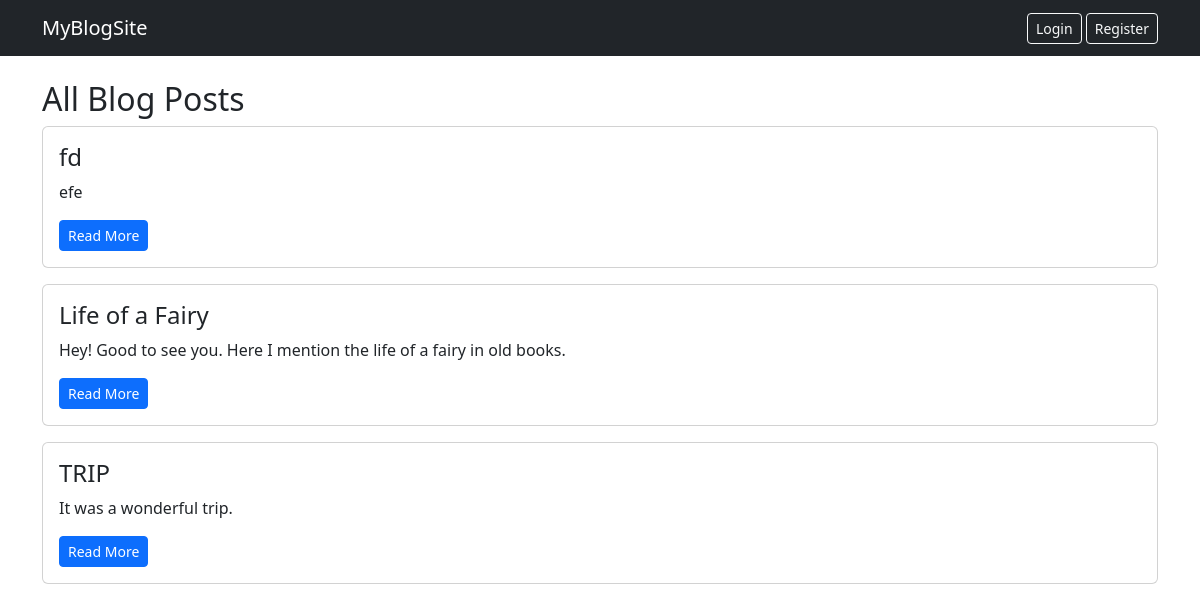
The page / on the database its author committed.
### blogapp/models.py (models this page shows, shortened)
class BlogPost(models.Model):
    title = models.CharField(max_length=255)
    content = models.TextField()
    image = models.ImageField(upload_to='post_images/', blank=True, null=True, validators=[
        FileExtensionValidator(['jpg', 'jpeg', 'png'])
    ])
    author = models.ForeignKey(User, on_delete=models.CASCADE)
    created_at = models.DateTimeField(auto_now_add=True)

### blogapp/views.py (the view)
# urls.py: path('', views.post_list, name='home'),
def post_list(request):
    posts = BlogPost.objects.all().order_by('-created_at')
    return render(request, 'blogapp/post_list.html', {'posts': posts})

### blogapp/templates/blogapp/post_list.html (shortened to what this page needs)
{% extends 'blogapp/base.html' %}
{% block content %}
<h2>All Blog Posts</h2>
{% for post in posts %}
  <div class="card mb-3">
    <div class="card-body">
      <h4>{{ post.title }}</h4>
      <p>{{ post.content|truncatewords:25 }}</p>
      <a href="{% url 'post-detail' post.pk %}" class="btn btn-primary btn-sm">Read More</a>
    </div>
  </div>
{% empty %}
  <p>No blog posts available.</p>
{% endfor %}
{% endblock %}

### rows shown on the page
BlogPost: title "fd", content "efe"
BlogPost: title "Life of a Fairy", content "Hey! Good to see you. Here I mention the life of a fairy in old books."
BlogPost: title "TRIP", content "It was a wonderful trip."
